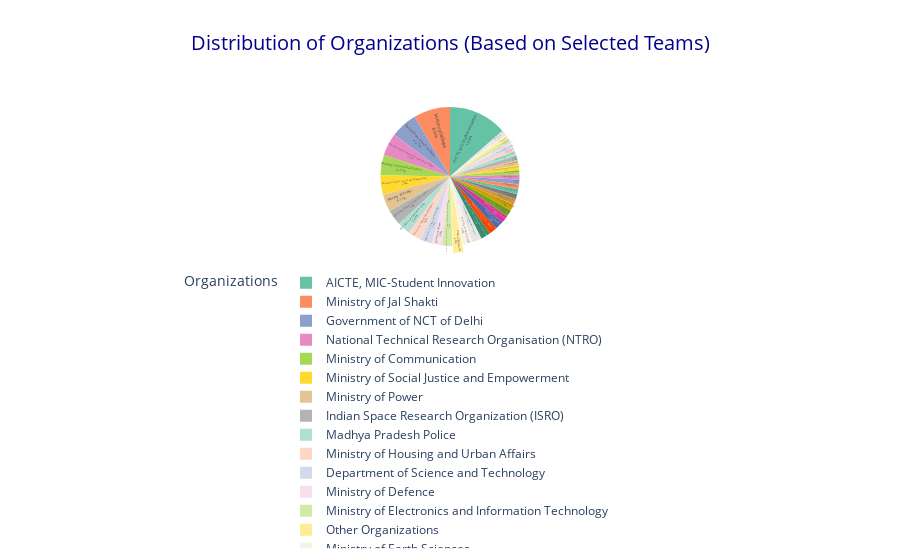

Notebook code cell kept with this figure:
### Code cell
import pandas as pd
import plotly.express as px

# Prepare data
org_counts = data['Organization'].value_counts().reset_index()
org_counts.columns = ['Organization', 'Count']
above_threshold = org_counts[org_counts['Count'] >= 10]
below_threshold = org_counts[org_counts['Count'] < 10]
other_orgs = pd.DataFrame({'Organization': ['Other Organizations'], 'Count': [below_threshold['Count'].sum()]})
final_data = pd.concat([above_threshold, other_orgs])

# Define a custom color palette
custom_colors = px.colors.qualitative.Set2

# Create the pie chart
fig = px.pie(
    final_data,
    names='Organization',
    values='Count',
    title="Distribution of Organizations (Based on Selected Teams)",
    color_discrete_sequence=custom_colors
)

# Update trace for better visuals
fig.update_traces(
    textposition='inside',
    textinfo='percent+label',
    pull=[0.1 if org == 'Other Organizations' else 0 for org in final_data['Organization']],  # Highlight "Other Organizations"
    hovertemplate='<b>%{label}</b><br>Count: %{value}<br>Percentage: %{percent}<extra></extra>'
)

# Customize layout
fig.update_layout(
    title=dict(
        text="Distribution of Organizations (Based on Selected Teams)",
        font=dict(size=20, color='darkblue'),
        x=0.5
    ),
    legend=dict(
        title="Organizations",
        font=dict(size=12),
        orientation='h',
        x=0.5,
        xanchor='center',
        y=-0.1
    )
)

# Show the chart
fig.show()

### Figure 1 — Plotly figure (JSON) as saved in the notebook; plotly's stock layout.template omitted (floating-point values rounded to 4 significant figures)
{"data": [{"domain": {"x": [0, 1], "y": [0, 1]}, "hovertemplate": "<b>%{label}</b><br>Count: %{value}<br>Percentage: %{percent}<extra></extra>", "labels": ["AICTE, MIC-Student Innovation", "Ministry of Jal Shakti", "Government of NCT of Delhi", "National Technical Research Organisation (NTRO)", "Ministry of Communication", "Ministry of Social Justice and Empowerment", "Ministry of Power", "Indian Space Research Organization (ISRO)", "Madhya Pradesh Police", "Ministry of Housing and Urban Affairs", "Department of Science and Technology", "Ministry of Defence", "Ministry of Electronics and Information Technology", "Ministry of Earth Sciences", "National Critical Information Infrastructure Protection Center (NCIIPC)", "Ministry of Agriculture and Farmers Welfare", "Ministry of Skill Development and Entrepreneurship (MSDE)", "Ministry of Education", "Ministry of Law and Justice", "Ministry of Coal", "Ministry of AYUSH", "Ministry of Youth Affairs & Sports", "Government of Punjab", "Indo-Tibetan Border Police (ITBP), MHA", "Bharat Electronics Limited (BEL)", "Autodesk", "Narcotics Control Bureau (NCB)", "Government of Rajasthan", "Ministry of Fisheries, Animal Husbandry and Dairying", "Government of Gujarat", "AICTE", "GAIL, Ministry of Petroleum and Natural Gas", "Ministry of Railway", "National Investigation Agency (NIA)", "The National Disaster Response Force (NDRF), MHA", "Godrej Appliances", "Ministry of Culture", "National Security Guard (NSG), MHA", "Ministry of Panchayati Raj", "Other Organizations"], "legendgroup": "", "name": "", "pull": [0, 0, 0, 0, 0, 0, 0, 0, 0, 0, 0, 0, 0, 0, 0, 0, 0, 0, 0, 0, 0, 0, 0, 0, 0, 0, 0, 0, 0, 0, 0, 0, 0, 0, 0, 0, 0, 0, 0, 0.1], "showlegend": true, "textinfo": "percent+label", "textposition": "inside", "type": "pie", "values": [182, 114, 84, 70, 63, 60, 55, 48, 41, 41, 37, 32, 32, 31, 30, 29, 26, 25, 25, 21, 20, 17, 16, 16, 15, 15, 15, 15, 15, 15, 15, 15, 11, 11, 10, 10, 10, 10, 10, 32]}], "layout": {"legend": {"font": {"size": 12}, "orientation": "h", "title": {"text": "Organizations"}, "tracegroupgap": 0, "x": 0.5, "xanchor": "center", "y": -0.1}, "piecolorway": ["rgb(102,194,165)", "rgb(252,141,98)", "rgb(141,160,203)", "rgb(231,138,195)", "rgb(166,216,84)", "rgb(255,217,47)", "rgb(229,196,148)", "rgb(179,179,179)"], "title": {"font": {"color": "darkblue", "size": 20}, "text": "Distribution of Organizations (Based on Selected Teams)", "x": 0.5}}}
